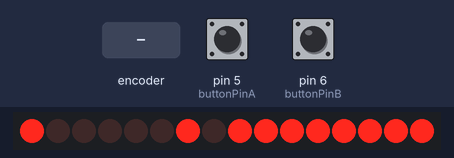
This sketch was run on a simulated Arduino Uno, built with avr-gcc and run on an emulated ATmega328P. Shown: 16 shift-register outputs drawn as a row of LEDs (first output left, lit = HIGH). Wiring (inferred from the names in the program): 2 × shift register (74HC595): data pin 11; shift clock pin 12; latch pin 8. Wiring (inferred from the signals the program sends): row of LEDs: on Q0, Q1, Q2, Q3, Q4, Q5, Q6, Q7, Q8, Q9, Q10, Q11, Q12, Q13, Q14, Q15. The inputs (shaded band) are chosen by the test bench; at power-on: pin 5 (buttonPinA) LOW, pin 6 (buttonPinB) LOW. Random numbers use the default seed unless the sketch sets one.

Above: at 3.1 s.
3.2 s: rotary encoder on pin 5 (buttonPinA) / pin 6 (buttonPinB) turned 1 step (first pin leading)
At 4.6 s:
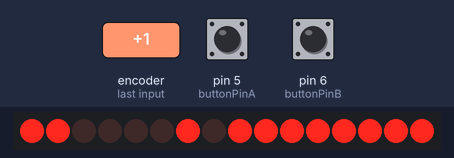
At 5.2 s:
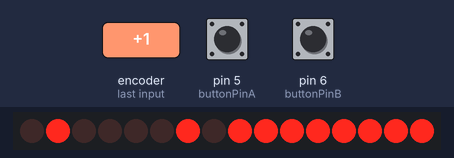
Timing chart, 0 to 13.1 s (numbered marks = the images above; inputs shaded):
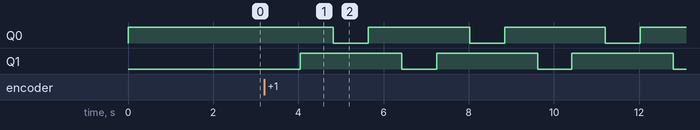

The sketch:

SnakeGame.ino
```cpp
//Pin connected to ST_CP of 74HC595
int latchPin = 8;   // ※みどり
int clockPin = 12;  // ※き
int dataPin = 11;   // ※あか

const int buttonPinA = 5;
const int buttonPinB = 6;

boolean gamePlaying = false;
int speed = 100;
int dir = 1; // 0:top, 1:right, 2:bottom, 3:left
int snakeLength = 0;

byte x[8] = {0xFE, 0xFD, 0xFB, 0xF7, 0xEF, 0xDF, 0xBF, 0x7F};
byte y[8] = {0x01, 0x02, 0x04, 0x08, 0x10, 0x20, 0x40, 0x80};

int oldSnake[64][2];
int snake[64][2];
int bait[2];

void setup() {
  pinMode(latchPin, OUTPUT);
  pinMode(buttonPinA,INPUT);
  pinMode(buttonPinB,INPUT);
  Serial.begin(9600);

  gameInit();
}

void loop() {
  if (gamePlaying) {
    // LED表示
    for (int s = 0; s < speed; s++) {
      // 蛇表示
      for (int i = 0; i < snakeLength; i++) {
        digitalWrite(latchPin, 0);
        shiftOut(dataPin, clockPin, x[snake[i][0]]);
        shiftOut(dataPin, clockPin, y[snake[i][1]]);
        digitalWrite(latchPin, 1);
        delay(1);
      }

      // 餌表示
      digitalWrite(latchPin, 0);
      shiftOut(dataPin, clockPin, x[bait[0]]);
      shiftOut(dataPin, clockPin, y[bait[1]]);
      digitalWrite(latchPin, 1);

      delay(5);
    }

    // 方向決定
    selectDir();

    // 蛇移動
    snakeMove();

    // 壁判定
    if (snake[0][0] < 0 || snake[0][0] > 7 || snake[0][1] < 0 || snake[0][1] > 7) {
      gameOver();
    }

    // 身体判定
    for (int i = 1; i < snakeLength; i++) {
      if (snake[0][0] == snake[i][0] && snake[0][1] == snake[i][1]) {
        gameOver();
        break;
      }
    }

    // 餌判定
    if (snake[0][0] == bait[0] && snake[0][1] == bait[1]) {
      snake[snakeLength][0] = snake[0][0];
      snake[snakeLength][1] = snake[0][1];
      snakeLength++;
      putBait();
      speed = speed * 0.8;
    }
  } else {
    if (digitalRead(buttonPinA) == HIGH && digitalRead(buttonPinB) == HIGH) {
      gameInit();
    }

    gameCompleat();
  }
}

void gameInit() {
  gamePlaying = true;
  speed = 100;
  dir = 1;
  snake[64][2] = {};

  snake[0][0] = 0;
  snake[0][1] = 0;
  snake[1][0] = 1;
  snake[1][1] = 0;

  snakeLength = 2;
  putBait();
}

void gameOver() {
  gamePlaying = false;

  Serial.print("score:");
  Serial.println(snakeLength);

  for (int i = 0; i < 5; i++) {
    digitalWrite(latchPin, 0);
    shiftOut(dataPin, clockPin, 0xFF);
    shiftOut(dataPin, clockPin, 0x00);
    digitalWrite(latchPin, 1);
    delay(50);

    digitalWrite(latchPin, 0);
    shiftOut(dataPin, clockPin, 0x00);
    shiftOut(dataPin, clockPin, 0xFF);
    digitalWrite(latchPin, 1);
    delay(50);
  }
}

void gameCompleat() {
  for (int i = 0; i < snakeLength; i++) {
    digitalWrite(latchPin, 0);
    shiftOut(dataPin, clockPin, x[oldSnake[i][0]]);
    shiftOut(dataPin, clockPin, y[oldSnake[i][1]]);
    digitalWrite(latchPin, 1);
    delay(50);
  }
}

void selectDir() {
  if (digitalRead(buttonPinA) == HIGH) {     // 時計回り
    dir = dir + 1;
  } else if (digitalRead(buttonPinB) == HIGH) {     // 反時計回り
    dir = dir - 1;
  }

  if (dir < 0) {
    dir = 3;
  }
  if (dir > 3) {
    dir = 0;
  }
}

void snakeMove() {
  int newSnake[64][2];

  oldSnake;
  for (int i = 0; i < snakeLength; i++) {
    oldSnake[i][0] = snake[i][0];
    oldSnake[i][1] = snake[i][1];
  }

  if (dir == 0) { // top
    newSnake[0][0] = snake[0][0];
    newSnake[0][1] = snake[0][1] - 1;
  } else if (dir == 1) { //right
    newSnake[0][0] = snake[0][0] + 1;
    newSnake[0][1] = snake[0][1];
  } else if (dir == 2) {
    newSnake[0][0] = snake[0][0];
    newSnake[0][1] = snake[0][1] + 1;
  } else {
    newSnake[0][0] = snake[0][0] - 1;
    newSnake[0][1] = snake[0][1];
  }

  for (int i = 0; i < snakeLength - 1; i++) {
    newSnake[i + 1][0] = snake[i][0];
    newSnake[i + 1][1] = snake[i][1];
  }

  for (int i = 0; i < snakeLength; i++) {
    snake[i][0] = newSnake[i][0];
    snake[i][1] = newSnake[i][1];
  }
}

void putBait() {
  int x;
  int y;

  boolean loopFlg = true;
  while (loopFlg) {
    loopFlg = false;
    x = random(0, 7);
    y = random(0, 7);

    for (int i = 0; i < snakeLength; i++) {
      if (x == snake[i][0] && y == snake[i][1]) {
        loopFlg = true;
        break;
      }
    }
  }

  bait[0] = x;
  bait[1] = y;
}

void shiftOut(int myDataPin, int myClockPin, byte myDataOut) {
  int pinState;
  pinMode(myClockPin, OUTPUT);
  pinMode(myDataPin, OUTPUT);

  digitalWrite(myDataPin, 0);
  digitalWrite(myClockPin, 0);

  for (int i=7; i>=0; i--)  {
    digitalWrite(myClockPin, 0);
    if ( myDataOut & (1<<i) ) {
      pinState= 1;
    } else {
      pinState= 0;
    }

    digitalWrite(myDataPin, pinState);
    digitalWrite(myClockPin, 1);
    digitalWrite(myDataPin, 0);
  }

  digitalWrite(myClockPin, 0);
}
```
